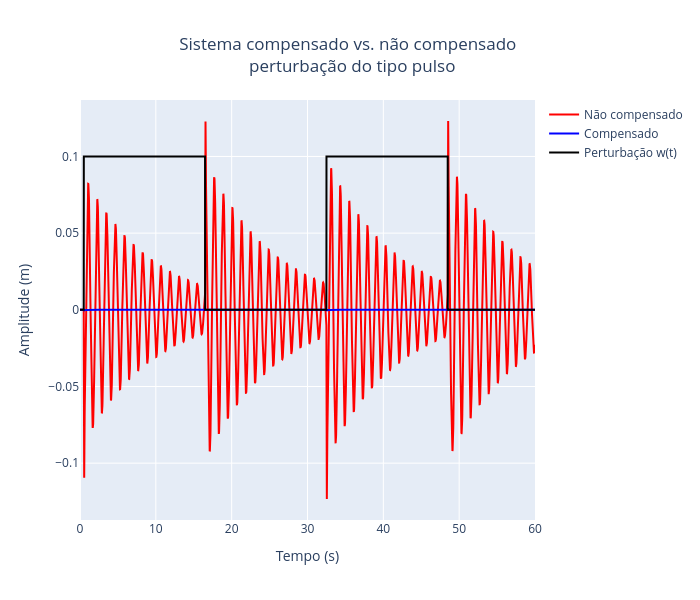

The cell this chart's notebook holds for it:
### Markdown cell above
### Pertubação do tipo pulso

### Code cell
# Perturbação: pulso de 0.1, período de 32s, largura de pulso de 50%, atraso de 0.5s
df = pd.read_csv("pulso.csv")
plot_resposta_sistema(df, Gw, Gu, C, titulo='Sistema compensado vs. não compensado <br> perturbação do tipo pulso')

### Figure 1 — Plotly figure (JSON) as saved in the notebook; plotly's stock layout.template omitted (floating-point values rounded to 4 significant figures; data arrays with more than 128 entries replaced by an {"elided": "..."} marker saying what was removed)
{"data": [{"line": {"color": "red"}, "mode": "lines", "name": "Não compensado", "type": "scatter", "x": {"elided": "5000 float values"}, "y": {"elided": "5000 float values"}}, {"line": {"color": "blue"}, "mode": "lines", "name": "Compensado", "type": "scatter", "x": {"elided": "5000 float values"}, "y": {"elided": "5000 float values"}}, {"line": {"color": "black"}, "mode": "lines", "name": "Perturbação w(t)", "type": "scatter", "x": {"elided": "5000 float values"}, "y": {"elided": "5000 float values"}}], "layout": {"height": 600, "title": {"text": "Sistema compensado vs. não compensado <br> perturbação do tipo pulso", "x": 0.5, "xanchor": "center"}, "width": 700, "xaxis": {"title": {"text": "Tempo (s)"}}, "yaxis": {"title": {"text": "Amplitude (m)"}}}}
